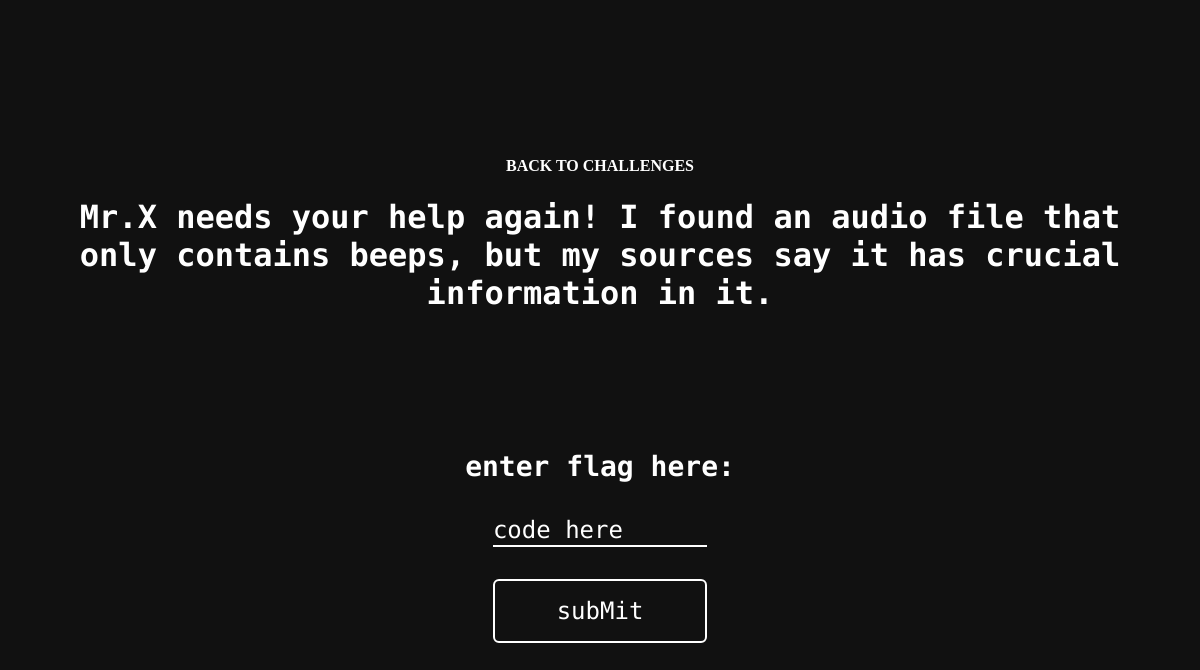
Page /morse/ on the earlier database version.
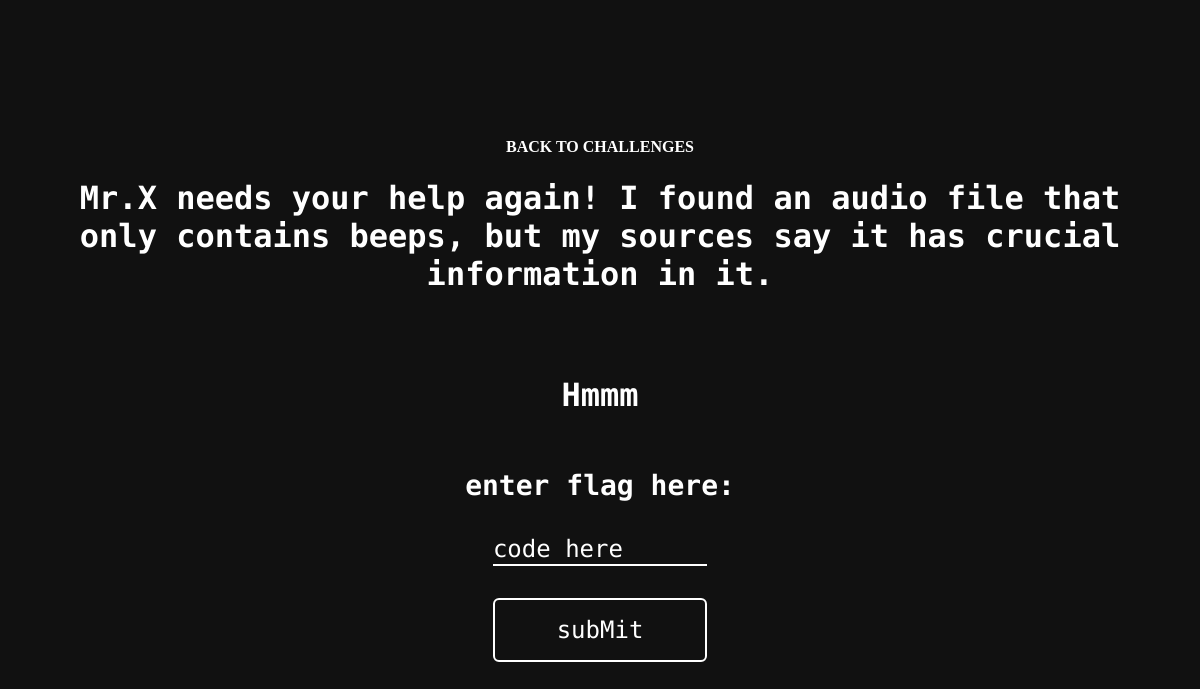
Same page on the later database version.
### Main/models.py (models this page shows, shortened)
class Challenges(models.Model):
    title = models.CharField(max_length=255)
    category = models.CharField(max_length=255)
    difficulty = models.CharField(max_length=255)
    points = models.IntegerField()
    description = models.TextField(max_length=1000, default='')
    hint = models.CharField(max_length=255, default='')
    flag = models.CharField(max_length=255, default='DPSS{EMPTY}')
    link = models.CharField(max_length=255, default='dashboard')

### Main/views.py (the view)
# urls.py: path('morse/', views.morse, name='morse'),
def morse(request):
    context = {"challenge": Challenges.objects.get(title="Dot-Dash-Dot")}
    return render(request, 'main/challenges/morse.html', context)

### Main/templates/main/challenges/morse.html (shortened to what this page needs)
{% extends "main/layout_challenge.html" %}
{% load static %}

### Main/templates/main/layout_Challenge.html (shortened to what this page needs)
{% load static %}
<!doctype html>
<html lang="en">
<head>
    <link rel="stylesheet" href="{% static 'css/layout.css' %}">
    <link rel="stylesheet" href="{% static 'css/chall.css' %}">
</head>
<body>
  <div class="container">
  <a href="{% url 'dashboard' %}" > BACK TO CHALLENGES </a>
      <h1>{{challenge.description}}</h1><br><br>
      <h1>{{challenge.hint}}</h1>
      <form id="key-form">
          <label for="key">enter flag here:</label>
          <input type="text" name="key" id="key" placeholder="code here" />
          <button type="submit">subMit</button>
      </form>
  </div>
</body>
</html>

Differences in the rows shown:
changed Challenges: hint (not shown) → "Hmmm"
